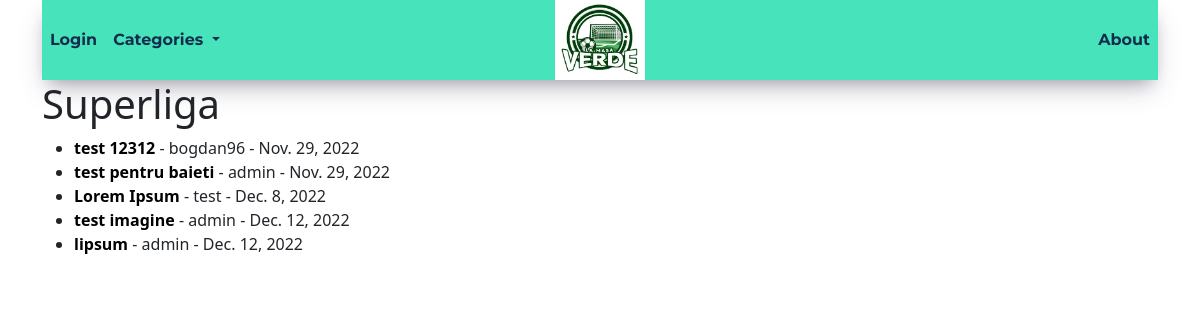
/superliga/, run on an earlier commit of the app's database.
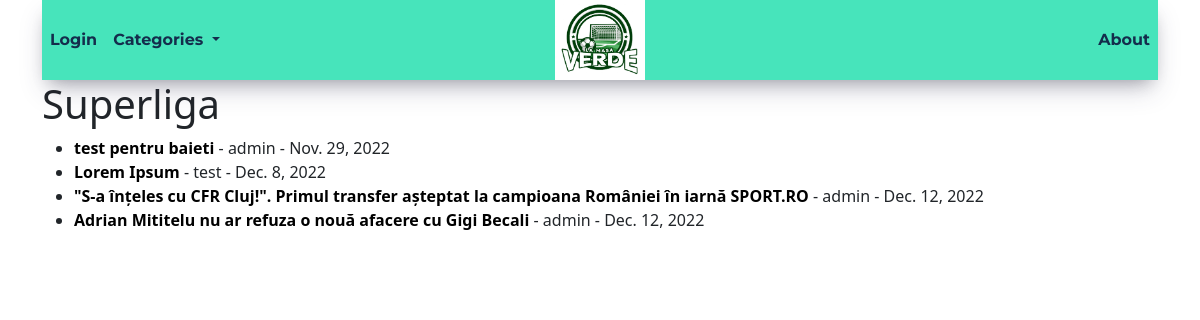
And on a later commit of the database.
### foot_space/models.py (models this page shows, shortened)
class Post(models.Model):
    title = models.CharField(max_length=255)
    title_tag = models.CharField(max_length=255)
    author = models.ForeignKey(User, on_delete=models.CASCADE)
    body = RichTextField()
    post_image = models.ImageField(null=True, blank=True,upload_to='images/')
    post_date = models.DateField(auto_now_add=True)
    category = models.CharField(max_length=255, default='sport')

### foot_space/views.py (the view)
# urls.py: path('<str:cats>/', CategoryView, name='category'),
def CategoryView(request, cats):
    category_post = Post.objects.filter(category=cats.replace("-", ' ')) #category e definit in model
    context = {}
    context['cats'] = cats.title().replace('-', ' ')
    context['category_post'] = category_post
    cat_menu = Category.objects.all()
    context['cat_menu'] = cat_menu
    return render(request, 'categories.html', context)

### foot_space/models.py (called while the page is built)
    def __str__(self):
        return str(self.name)

### foot_space/templates/categories.html (shortened to what this page needs)
{% extends 'base.html' %}
{% block content %}
{% if category_post %}
<h1>{{ cats }}</h1>
<ul>
{% for post in category_post %}
    <li class ="li_spaced"><a href="{% url 'article-detail' post.pk %}">{{ post.title }}</a> - {{ post.author}}  -  {{ post.post_date }}
    </li>
{% endfor %}
</ul>
{% else %}
<h2>This page does not exist!</h2>
{% endif %}
{% endblock %}

What changed in the data, as far as the page shows it:
removed Post: title "test 12312", author "bogdan96", post_date "Nov. 29, 2022"
changed Post: title "test imagine" → "\"S-a înțeles cu CFR Cluj!\". Primul transfer așteptat la campioana României în iarnă SPORT.RO"
changed Post: title "lipsum" → "Adrian Mititelu nu ar refuza o nouă afacere cu Gigi Becali"
